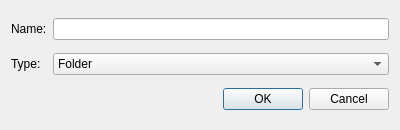
<?xml version="1.0" encoding="UTF-8"?>
<ui version="4.0">
 <class>Dialog</class>
 <widget class="QDialog" name="Dialog">
  <property name="geometry">
   <rect>
    <x>0</x>
    <y>0</y>
    <width>400</width>
    <height>130</height>
   </rect>
  </property>
  <property name="minimumSize">
   <size>
    <width>400</width>
    <height>130</height>
   </size>
  </property>
  <property name="maximumSize">
   <size>
    <width>16777215</width>
    <height>16777215</height>
   </size>
  </property>
  <property name="windowTitle">
   <string>Add Object</string>
  </property>
  <layout class="QGridLayout" name="gridLayout">
   <item row="3" column="0" colspan="2">
    <widget class="QDialogButtonBox" name="buttonBox">
     <property name="orientation">
      <enum>Qt::Horizontal</enum>
     </property>
     <property name="standardButtons">
      <set>QDialogButtonBox::Cancel|QDialogButtonBox::Ok</set>
     </property>
    </widget>
   </item>
   <item row="1" column="1">
    <widget class="QComboBox" name="type">
     <item>
      <property name="text">
       <string>Folder</string>
      </property>
     </item>
     <item>
      <property name="text">
       <string>Class</string>
      </property>
     </item>
     <item>
      <property name="text">
       <string>Table</string>
      </property>
     </item>
     <item>
      <property name="text">
       <string>Syntax</string>
      </property>
     </item>
    </widget>
   </item>
   <item row="0" column="0">
    <widget class="QLabel" name="nameLbl">
     <property name="text">
      <string>Name:</string>
     </property>
    </widget>
   </item>
   <item row="0" column="1">
    <widget class="QLineEdit" name="name"/>
   </item>
   <item row="1" column="0">
    <widget class="QLabel" name="typeLbl">
     <property name="text">
      <string>Type:</string>
     </property>
    </widget>
   </item>
  </layout>
 </widget>
 <resources/>
 <connections>
  <connection>
   <sender>buttonBox</sender>
   <signal>accepted()</signal>
   <receiver>Dialog</receiver>
   <slot>accept()</slot>
   <hints>
    <hint type="sourcelabel">
     <x>248</x>
     <y>254</y>
    </hint>
    <hint type="destinationlabel">
     <x>157</x>
     <y>274</y>
    </hint>
   </hints>
  </connection>
  <connection>
   <sender>buttonBox</sender>
   <signal>rejected()</signal>
   <receiver>Dialog</receiver>
   <slot>reject()</slot>
   <hints>
    <hint type="sourcelabel">
     <x>316</x>
     <y>260</y>
    </hint>
    <hint type="destinationlabel">
     <x>286</x>
     <y>274</y>
    </hint>
   </hints>
  </connection>
 </connections>
</ui>
